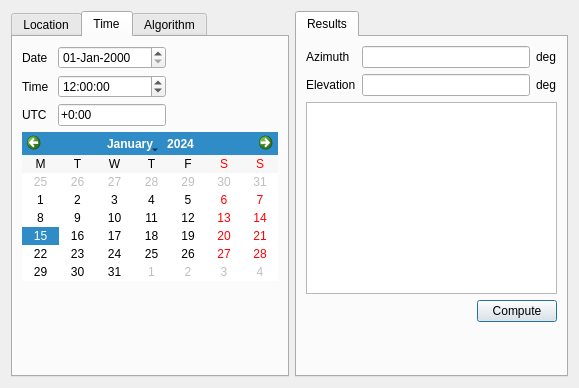
<?xml version="1.0" encoding="UTF-8"?>
<ui version="4.0">
 <class>Dialog</class>
 <widget class="QDialog" name="Dialog">
  <property name="geometry">
   <rect>
    <x>0</x>
    <y>0</y>
    <width>579</width>
    <height>388</height>
   </rect>
  </property>
  <property name="windowTitle">
   <string>Dialog</string>
  </property>
  <layout class="QHBoxLayout" name="horizontalLayout_3" stretch="0,1">
   <item>
    <widget class="QTabWidget" name="tabWidget">
     <property name="currentIndex">
      <number>1</number>
     </property>
     <widget class="QWidget" name="tabLocation">
      <attribute name="title">
       <string>Location</string>
      </attribute>
      <layout class="QVBoxLayout" name="verticalLayout">
       <item>
        <layout class="QGridLayout" name="gridLayout" columnstretch="0,0,1">
         <item row="0" column="0">
          <widget class="QLabel" name="labelLatitude">
           <property name="text">
            <string>Latitude</string>
           </property>
          </widget>
         </item>
         <item row="1" column="1">
          <widget class="QDoubleSpinBox" name="spinLongitude">
           <property name="decimals">
            <number>4</number>
           </property>
           <property name="minimum">
            <double>-180.000000000000000</double>
           </property>
           <property name="maximum">
            <double>180.000000000000000</double>
           </property>
          </widget>
         </item>
         <item row="1" column="0">
          <widget class="QLabel" name="labelLongitude">
           <property name="text">
            <string>Longitude </string>
           </property>
          </widget>
         </item>
         <item row="0" column="1">
          <widget class="QDoubleSpinBox" name="spinLatitude">
           <property name="decimals">
            <number>4</number>
           </property>
           <property name="minimum">
            <double>-90.000000000000000</double>
           </property>
           <property name="maximum">
            <double>90.000000000000000</double>
           </property>
          </widget>
         </item>
         <item row="0" column="2">
          <widget class="QLabel" name="labelLatitudeUnit">
           <property name="text">
            <string>deg</string>
           </property>
          </widget>
         </item>
         <item row="1" column="2">
          <widget class="QLabel" name="labelLongitudeUnit">
           <property name="text">
            <string>deg</string>
           </property>
          </widget>
         </item>
        </layout>
       </item>
       <item>
        <widget class="QGraphicsView" name="graphicsView"/>
       </item>
       <item>
        <spacer name="verticalSpacer">
         <property name="orientation">
          <enum>Qt::Vertical</enum>
         </property>
         <property name="sizeHint" stdset="0">
          <size>
           <width>20</width>
           <height>40</height>
          </size>
         </property>
        </spacer>
       </item>
      </layout>
     </widget>
     <widget class="QWidget" name="tabTime">
      <attribute name="title">
       <string>Time</string>
      </attribute>
      <layout class="QVBoxLayout" name="verticalLayout_2">
       <item>
        <layout class="QGridLayout" name="gridLayout_2" columnstretch="0,0,1">
         <item row="1" column="1">
          <widget class="QTimeEdit" name="timeEdit">
           <property name="timeSpec">
            <enum>Qt::OffsetFromUTC</enum>
           </property>
           <property name="time">
            <time>
             <hour>12</hour>
             <minute>0</minute>
             <second>0</second>
            </time>
           </property>
          </widget>
         </item>
         <item row="1" column="0">
          <widget class="QLabel" name="labelTime">
           <property name="text">
            <string>Time </string>
           </property>
          </widget>
         </item>
         <item row="2" column="1">
          <widget class="QLineEdit" name="editUTC">
           <property name="text">
            <string>+0:00</string>
           </property>
          </widget>
         </item>
         <item row="0" column="0">
          <widget class="QLabel" name="labelDate">
           <property name="text">
            <string>Date</string>
           </property>
          </widget>
         </item>
         <item row="2" column="0">
          <widget class="QLabel" name="labelUTC">
           <property name="toolTip">
            <string>Offset from UTC</string>
           </property>
           <property name="text">
            <string>UTC</string>
           </property>
          </widget>
         </item>
         <item row="0" column="1">
          <widget class="QDateEdit" name="dateEdit">
           <property name="displayFormat">
            <string>dd-MMM-yyyy</string>
           </property>
           <property name="timeSpec">
            <enum>Qt::OffsetFromUTC</enum>
           </property>
           <property name="date">
            <date>
             <year>2000</year>
             <month>1</month>
             <day>1</day>
            </date>
           </property>
          </widget>
         </item>
         <item row="0" column="2">
          <spacer name="horizontalSpacer">
           <property name="orientation">
            <enum>Qt::Horizontal</enum>
           </property>
           <property name="sizeHint" stdset="0">
            <size>
             <width>0</width>
             <height>0</height>
            </size>
           </property>
          </spacer>
         </item>
        </layout>
       </item>
       <item>
        <widget class="QCalendarWidget" name="calendarWidget">
         <property name="horizontalHeaderFormat">
          <enum>QCalendarWidget::SingleLetterDayNames</enum>
         </property>
         <property name="verticalHeaderFormat">
          <enum>QCalendarWidget::NoVerticalHeader</enum>
         </property>
        </widget>
       </item>
       <item>
        <spacer name="verticalSpacer_2">
         <property name="orientation">
          <enum>Qt::Vertical</enum>
         </property>
         <property name="sizeHint" stdset="0">
          <size>
           <width>20</width>
           <height>40</height>
          </size>
         </property>
        </spacer>
       </item>
      </layout>
     </widget>
     <widget class="QWidget" name="tabAlgorithm">
      <attribute name="title">
       <string>Algorithm</string>
      </attribute>
      <layout class="QVBoxLayout" name="verticalLayout_3">
       <item>
        <layout class="QHBoxLayout" name="horizontalLayout" stretch="0,1">
         <item>
          <widget class="QLabel" name="labelAlgorithm">
           <property name="text">
            <string>Algorithm</string>
           </property>
          </widget>
         </item>
         <item>
          <widget class="QComboBox" name="comboBox"/>
         </item>
        </layout>
       </item>
       <item>
        <spacer name="verticalSpacer_3">
         <property name="orientation">
          <enum>Qt::Vertical</enum>
         </property>
         <property name="sizeHint" stdset="0">
          <size>
           <width>20</width>
           <height>40</height>
          </size>
         </property>
        </spacer>
       </item>
      </layout>
     </widget>
    </widget>
   </item>
   <item>
    <widget class="QTabWidget" name="tabWidget_2">
     <property name="currentIndex">
      <number>0</number>
     </property>
     <widget class="QWidget" name="tabResults">
      <attribute name="title">
       <string>Results</string>
      </attribute>
      <layout class="QVBoxLayout" name="verticalLayout_5">
       <item>
        <layout class="QGridLayout" name="gridLayout_3" columnstretch="0,0,0">
         <item row="0" column="2">
          <widget class="QLabel" name="labelAzimuthUnit">
           <property name="text">
            <string>deg</string>
           </property>
          </widget>
         </item>
         <item row="0" column="0">
          <widget class="QLabel" name="labelAzimuth">
           <property name="text">
            <string>Azimuth</string>
           </property>
          </widget>
         </item>
         <item row="0" column="1">
          <widget class="QLineEdit" name="editAzimuth"/>
         </item>
         <item row="1" column="0">
          <widget class="QLabel" name="labelElevation">
           <property name="text">
            <string>Elevation</string>
           </property>
          </widget>
         </item>
         <item row="1" column="2">
          <widget class="QLabel" name="labelElevationUnit">
           <property name="text">
            <string>deg</string>
           </property>
          </widget>
         </item>
         <item row="1" column="1">
          <widget class="QLineEdit" name="editElevation"/>
         </item>
        </layout>
       </item>
       <item>
        <widget class="QGraphicsView" name="graphicsView_2"/>
       </item>
       <item>
        <layout class="QHBoxLayout" name="horizontalLayout_2">
         <item>
          <spacer name="horizontalSpacer_3">
           <property name="orientation">
            <enum>Qt::Horizontal</enum>
           </property>
           <property name="sizeHint" stdset="0">
            <size>
             <width>40</width>
             <height>20</height>
            </size>
           </property>
          </spacer>
         </item>
         <item>
          <widget class="QPushButton" name="pushCompute">
           <property name="text">
            <string>Compute</string>
           </property>
          </widget>
         </item>
        </layout>
       </item>
       <item>
        <spacer name="verticalSpacer_4">
         <property name="orientation">
          <enum>Qt::Vertical</enum>
         </property>
         <property name="sizeHint" stdset="0">
          <size>
           <width>20</width>
           <height>40</height>
          </size>
         </property>
        </spacer>
       </item>
      </layout>
     </widget>
    </widget>
   </item>
  </layout>
 </widget>
 <resources/>
 <connections>
  <connection>
   <sender>dateEdit</sender>
   <signal>dateChanged(QDate)</signal>
   <receiver>calendarWidget</receiver>
   <slot>setSelectedDate(QDate)</slot>
   <hints>
    <hint type="sourcelabel">
     <x>100</x>
     <y>57</y>
    </hint>
    <hint type="destinationlabel">
     <x>103</x>
     <y>150</y>
    </hint>
   </hints>
  </connection>
  <connection>
   <sender>calendarWidget</sender>
   <signal>clicked(QDate)</signal>
   <receiver>dateEdit</receiver>
   <slot>setDate(QDate)</slot>
   <hints>
    <hint type="sourcelabel">
     <x>219</x>
     <y>143</y>
    </hint>
    <hint type="destinationlabel">
     <x>71</x>
     <y>60</y>
    </hint>
   </hints>
  </connection>
 </connections>
</ui>
